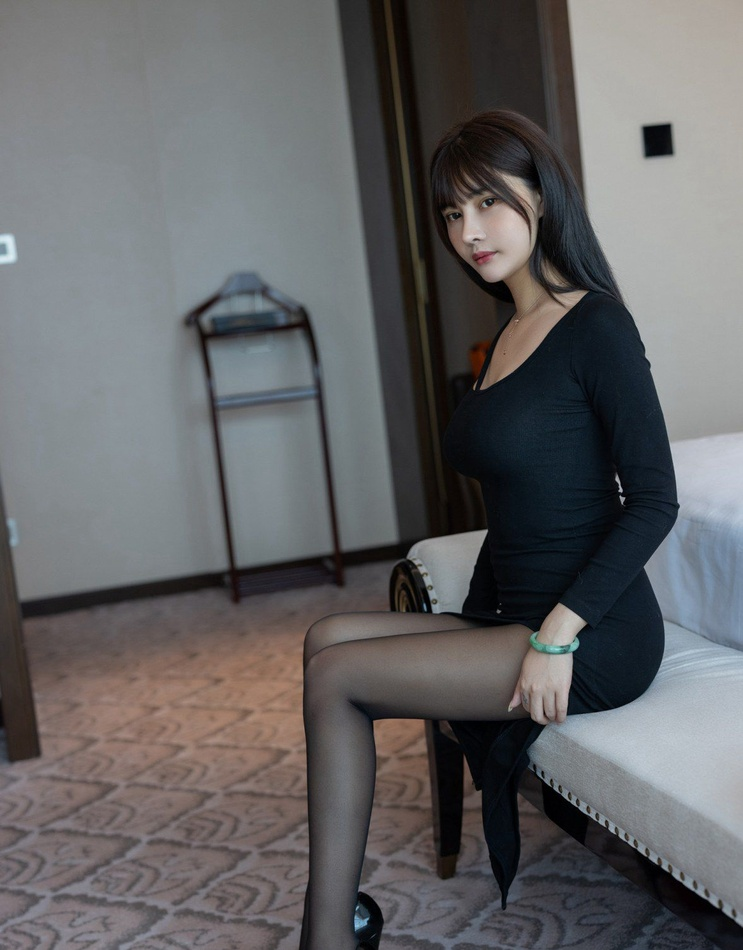
#> input picture picture_material/beauty_leg2.jpg, 743 x 950 px, shrunk from 1178 x 1507 before the run, found by its file name
$ python 8.openning_close.py
#> lines starting #> are read from the running program, lines starting #| are printed output that depends on the picture
import cv2
import numpy as np
from skimage import io, color
import skimage.morphology as sm
from matplotlib import pyplot as plt

img = cv2.imread("picture_material/beauty_leg2.jpg")
#> img is the input picture: shape (950, 743, 3); mean B, G, R 101.2, 99.8, 100.1
img = cv2.cvtColor(img, cv2.COLOR_BGR2RGB)
kernel = np.ones((5, 5), np.uint8)
opening = cv2.morphologyEx(img, cv2.MORPH_OPEN, kernel)
closing = cv2.morphologyEx(img, cv2.MORPH_CLOSE, kernel)

plt.figure('MORPH_OPEN_CLOSE', figsize=(8, 8))
plt.subplot(131)
plt.title('Origin')
plt.imshow(img)
plt.axis('off')

plt.subplot(132)
plt.title('Opening')
plt.imshow(opening)
plt.axis('off')

plt.subplot(133)
plt.title('closing')
plt.imshow(closing)
plt.axis('off')
plt.show()
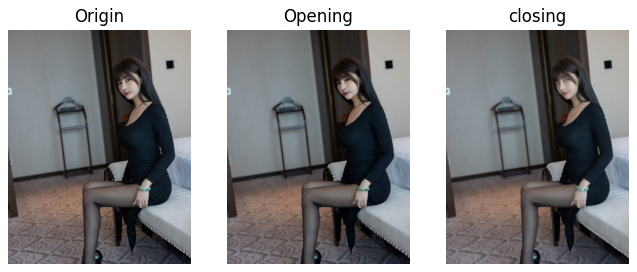
#> figure drawn by matplotlib, 3 panels

#skimage函数处理
img = color.rgb2gray(img)
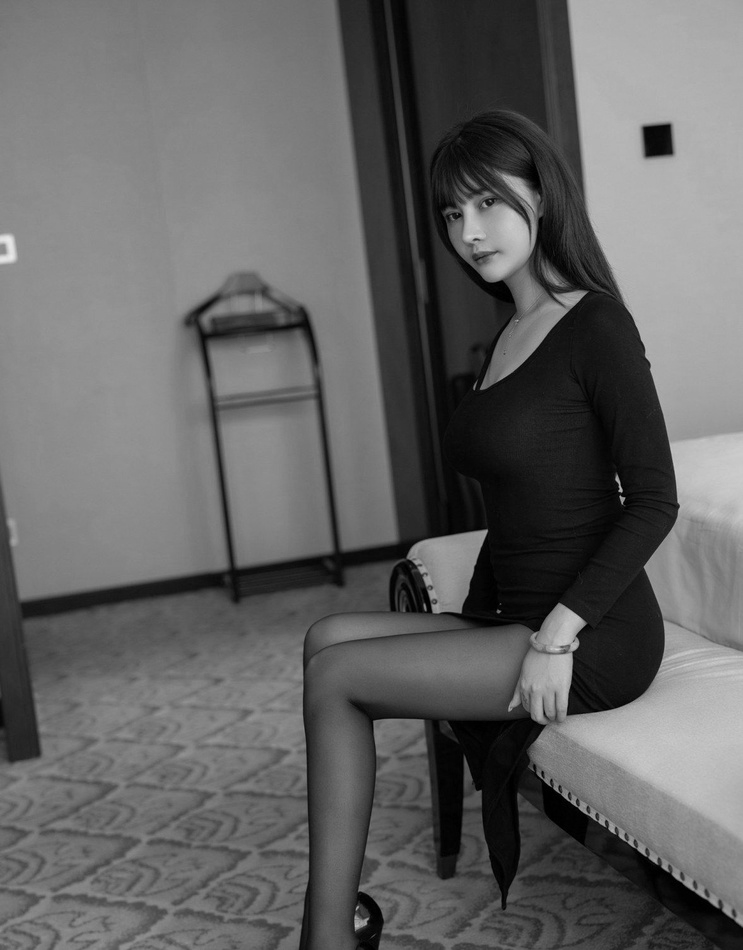
#> img: shape (950, 743) float64; min 0, max 0.921, mean 0.392
dst = sm.opening(img, sm.disk(5))#直径为4的圆形滤波器进行开运算
dst1 = sm.closing(img, sm.disk(5))#直径为5的圆形滤波器进行开运算
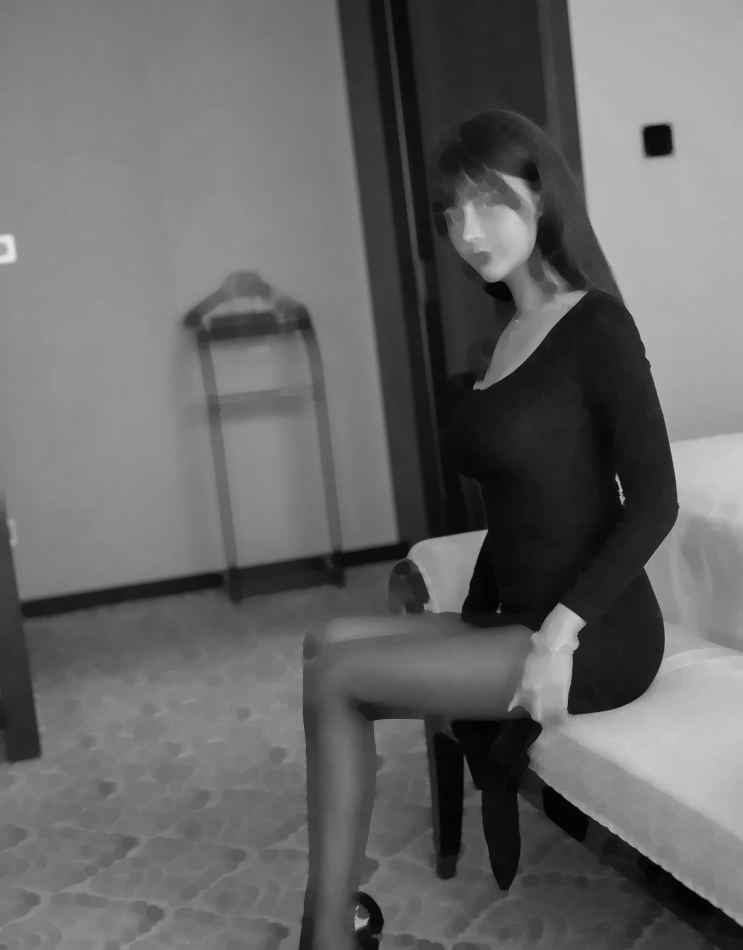
#> dst1: shape (950, 743) float64; min 0.0104, max 0.921, mean 0.407

plt.figure('Morphology_Open_Close', figsize=(8, 8))
plt.subplot(131)
plt.title('Origin')
plt.imshow(img)
plt.axis('off')

plt.subplot(132)
plt.title('Opening Image')
plt.imshow(dst)
plt.axis('off')

plt.subplot(133)
plt.title('Closing Image')
plt.imshow(dst1)
plt.axis('off')
plt.show()
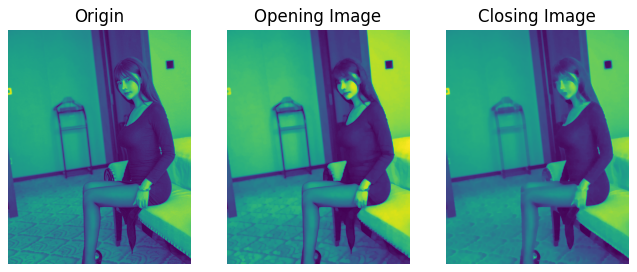
#> figure drawn by matplotlib, 3 panels

$ run again, with picture_material/beauty_leg3.jpg copied over picture_material/beauty_leg2.jpg
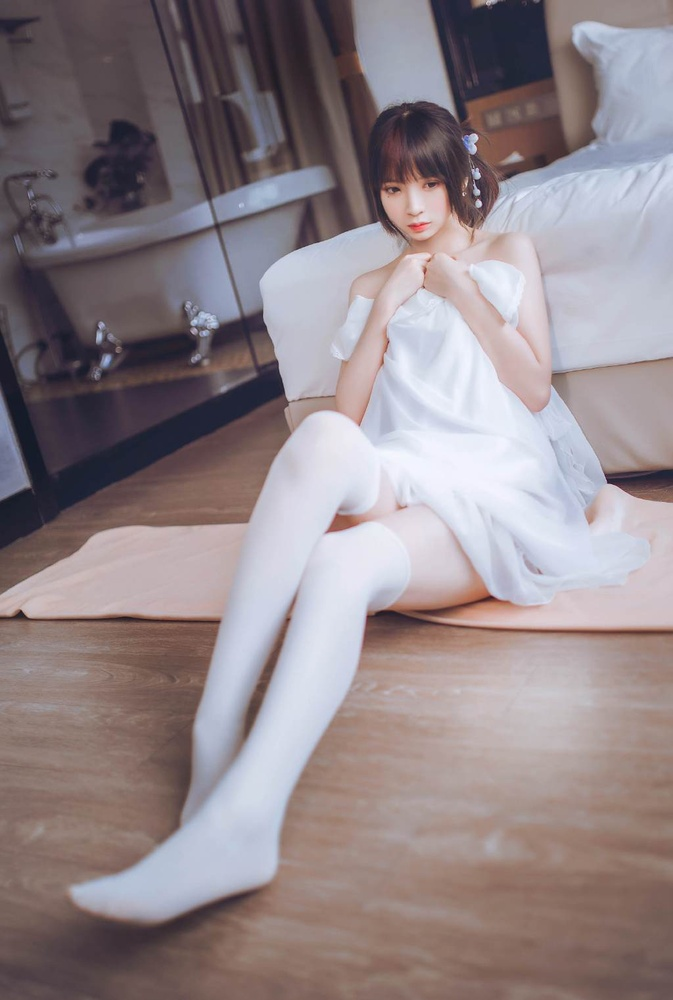
#> input picture picture_material/beauty_leg3.jpg, 673 x 1000 px, shrunk from 1024 x 1522 before the run, found by its file name
#> img is the input picture: shape (1000, 673, 3); mean B, G, R 137.3, 133.3, 145.1
#> `img = color.rgb2gray(img)`:
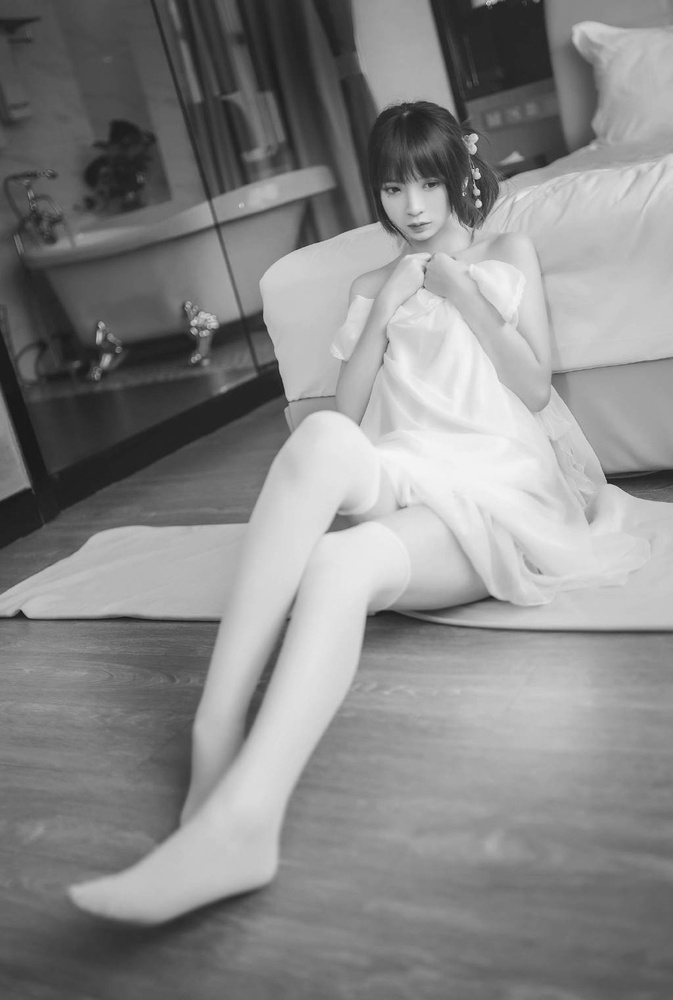
#> img: shape (1000, 673) float64; min 0.0904, max 0.968, mean 0.534
#> `plt.show()`:
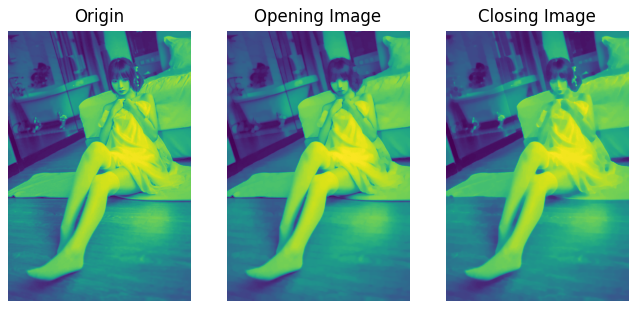
#> figure drawn by matplotlib, 3 panels
